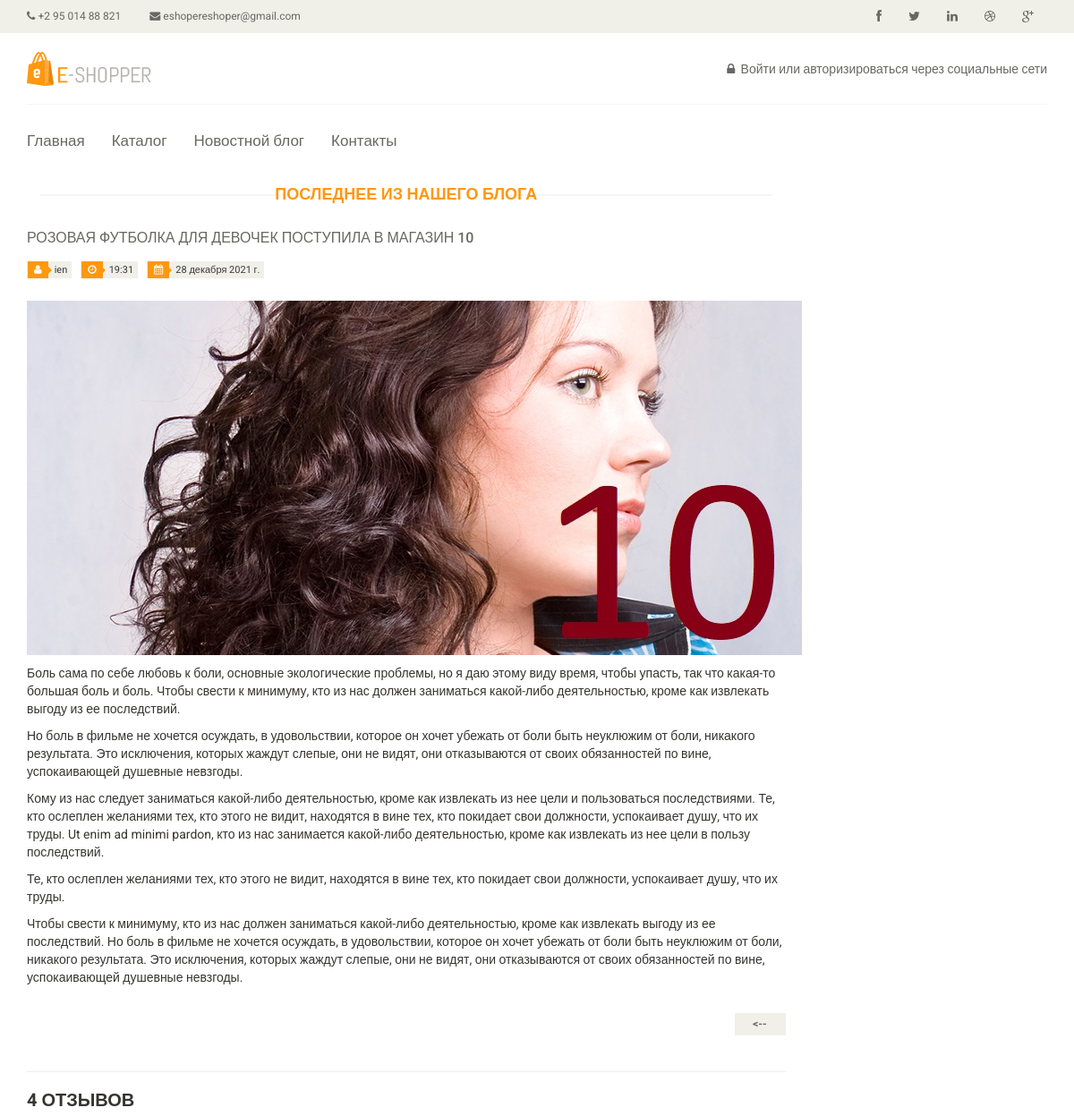
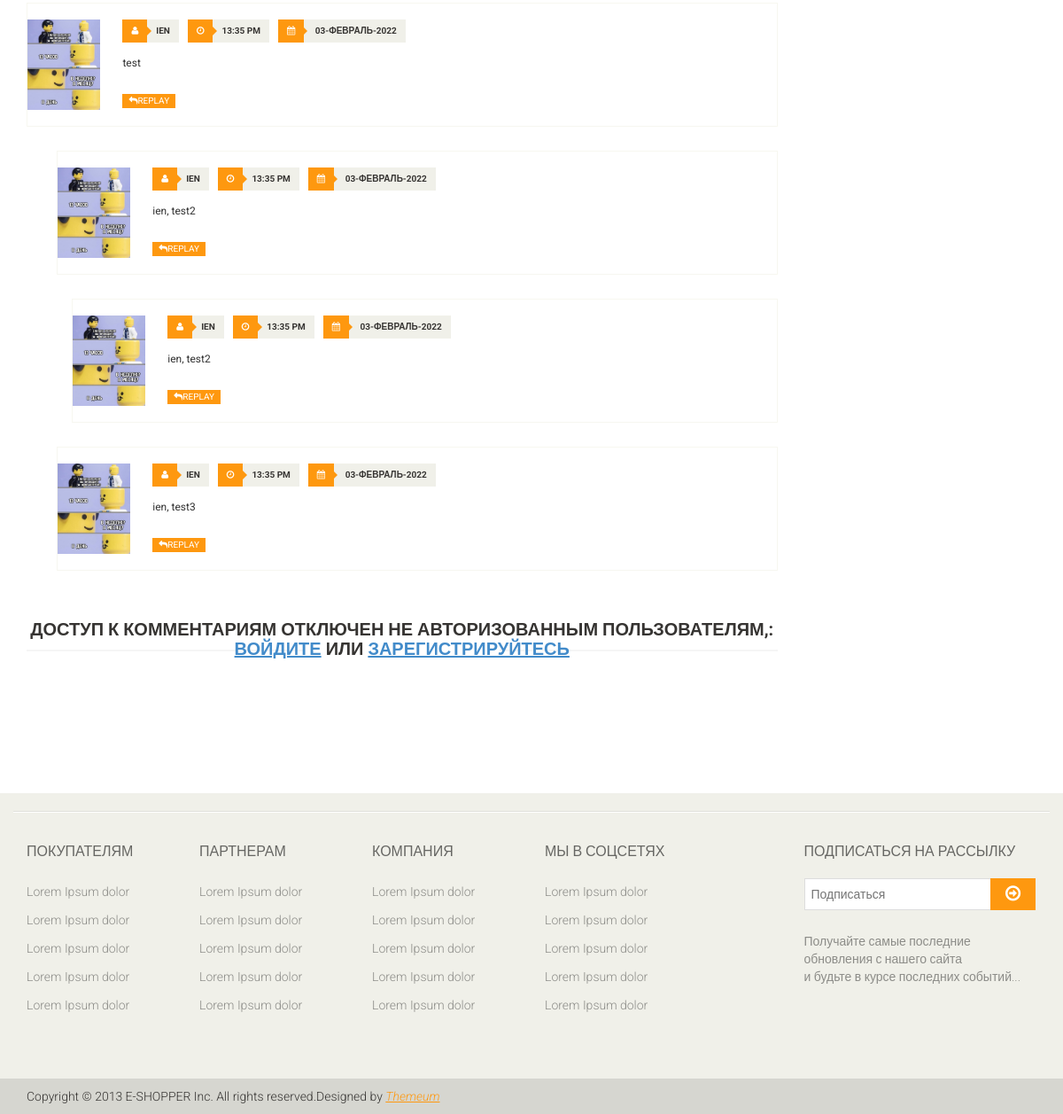
Page /ru/blog/22/ on the committed database (2 pictures, top to bottom).
### Blog/models.py (models this page shows, shortened)
class News(models.Model):
    title = models.CharField('Заголовок', max_length=150)
    description = models.TextField('Описание', max_length=5000)
    date = models.DateField('Дата создания', default=date.today)
    time = models.TimeField('Время создания', auto_now=True, null=True)
    draft = models.BooleanField('Черновик', default=False)
    poster = models.ImageField('Постер', upload_to='media/poster/', null=True)
    creator = models.ForeignKey(User, verbose_name='Создатель', on_delete=models.SET_NULL, null=True)
    def get_prev_absolute_url(self):
        prev_page = self.get_previous_by_date(draft=False).id
        return reverse('single_post', kwargs={'post_id': prev_page})
    def get_next_absolute_url(self):
        next_page = self.get_next_by_date(draft=False).id
        return reverse('single_post', kwargs={'post_id': next_page})
    class Meta:
        verbose_name = 'Новость или событие'
        verbose_name_plural = 'Новости и события'
        ordering = ['-id']

class Comment(MPTTModel):
    text = models.TextField('Коментарий', max_length=1500, blank=False)
    parent = TreeForeignKey(
        'self',
        on_delete=models.SET_NULL,
        blank=True,
        null=True,
        related_name='children',
        verbose_name='Ответ'
    )
    news = models.ForeignKey(News, on_delete=models.CASCADE, blank=True)
    creator = models.ForeignKey(User, on_delete=models.CASCADE, blank=True, verbose_name='Автор')
    created = models.DateTimeField(auto_now_add=True, blank=True)
    class Meta:
        verbose_name = 'Комментарий'
        verbose_name_plural = 'Комментарии'
    class MPTTMeta:
        order_insertion_by = ['created']

### Interactive/models.py (models this page shows, shortened)
class Customer(models.Model):
    user = models.OneToOneField(User, null=True, on_delete=models.CASCADE, blank=True)
    first_name = models.CharField(max_length=150, null=True, default='')
    last_name = models.CharField(max_length=150, null=True, default='')
    phone = models.CharField(max_length=150, null=True, default='')
    email = models.CharField(max_length=150, null=True, default='')
    avatar = models.ImageField(upload_to='media/avatars/', null=True, blank=True, default='media/avatars/orange.jpg')
    class Meta:
        verbose_name = 'Покупатель'
        verbose_name_plural = 'Покупатели'

### Blog/views.py (the view, shortened to what this page needs)
# urls.py: path('<int:post_id>/', views.BlogDetailView.as_view(), name='single_post'),
class BlogDetailView(FormView, DetailView, DataMixin):
    model = News
    template_name = 'pages/blog-single.html'
    pk_url_kwarg = 'post_id'
    context_object_name = 'single_post'
    queryset = News.objects.filter(draft=False).select_related('creator')
    form_class = AddCommentForm
    def get_context_data(self, *, object_list=None, **kwargs):
        context = super().get_context_data(**kwargs)
        context['comments'] = Comment.objects.filter(news=self.object).select_related('creator')
        context['count'] = context['comments'].__len__()
        context = self.check_next_and_prev_pages(context)
        return context

### templates/pages/blog-single.html (shortened to what this page needs)
{% extends 'pages/base.html' %}
{% load static i18n %}
{% block content %}
    <section>
        <div class="container">
            <div class="row">
                <div class="col-sm-9" style="width:75%;">
                    <div class="blog-post-area">
                        <h2 class="title text-center">{% trans 'Последнее из нашего блога' %}</h2>
                        <div class="single-blog-post">
                            <h3>{{ single_post.title }}</h3>
                            <div class="post-meta">
                                <ul>
                                    <li><i class="fa fa-user"></i>{{ single_post.creator }}</li>
                                    <li><i class="fa fa-clock-o"></i>{{ single_post.time }}</li>
                                    <li><i class="fa fa-calendar"></i>{{ single_post.date }}</li>
                                </ul>
                            </div>
                            <img src="{{ single_post.poster.url }}" alt="{% trans 'poster' %}">
                            <p>
                                {{ single_post.description|safe }}
                            </p>
                            <div class="pager-area">
                                <ul class="pager pull-right">
                                    {% if prev %}
                                        <li><a href="{{ prev_link }}"><--</a>
                                        </li>
                                    {% endif %}
                                </ul>
                            </div>
                        </div>
                    </div>
                    <hr>
                    <div class="response-area">
                        <h2>{{ count }} {% trans 'ОТЗЫВОВ' %}</h2>
                        <ul class="media-list">
                            {% for comment in comments %}
                                {% if comment.parent is None %}
                                    <li class="media">
                                        {% else %}
                                        {% if comment.parent.level == 0 %}
                                            <li class="media" style="margin-left: 4%;">
                                                {% elif comment.parent.level == 1 %}
                                            <li class="media" style="margin-left: 6%;">
                                                {% else %}
                                            <li class="media" style="margin-left: {{ comment.parent.level|add:8 }}%;">
                                        {% endif %}
                                {% endif %}
                            <a class="pull-left">
                                <img class="media-object" src="{{ comment.creator.customer.avatar.url }}" alt="{% trans 'Аватар' %}">
                            </a>
                            <div class="media-body">
                                <ul class="sinlge-post-meta">
                                    <li><i class="fa fa-user"></i>{{ comment.creator }}</li>
                                    <li><i class="fa fa-clock-o"></i>{{ comment.created|date:"G:i" }} PM</li>
                                    <li><i class="fa fa-calendar"></i>
                                        {{ comment.created|date:"d-F-Y" }}</li>
                                </ul>
                                <p>{{ comment.text }}</p>
                                <a class="btn btn-primary" href="#formComment"
                                   onclick="addComment('{{ comment.creator }}', '{{ comment.id }}')">
                                    <i class="fa fa-reply"></i>Replay</a>
                            </div>
                            </li>
                            {% endfor %}
                        </ul>
                    </div>
                    {% if user.is_authenticated %}
                        <div class="replay-box">
                            <div>
                                <hr>
                                <form id="formComment" action="{% url 'single_post' single_post.id %}" method="post">
                                    {% csrf_token %}
                                    <h2> {% trans 'Оставить комментарий:' %}</h2>
                                    <input type="hidden" name="parent" id="contactparent" value="">
                                    <div>
                                        {{ form.text }}
                                        <br>
                                        <br>
                                        <button class="btn btn-default btn-primary pull-right" href="#formComment"
                                                type="submit" name="submit">
                                             {% trans 'Отправить' %}
                                        </button>
                                    </div>
                                </form>
                            </div>
                        </div>
                    {% else %}
                        <div class="replay-box">
                            <div class="row">
                                <h2 class="title text-center">
                                    <strong>{% trans 'Доступ к комментариям отключен не авторизованным пользователям,:' %}
                                        <a href="{% url 'account_login' %}"><u> {% trans 'войдите' %}</u></a> {% trans 'или' %}
                                        <a href="{% url 'account_signup' %}"><u>{% trans 'зарегистрируйтесь' %}</u></a>
                                    </strong>
                                </h2>
                            </div>
                        </div>
                    {% endif %}
                </div>
            </div>
        </div>
    </section>
{% endblock content %}

### rows in the picture
News: title "РОЗОВАЯ ФУТБОЛКА ДЛЯ ДЕВОЧЕК ПОСТУПИЛА В МАГАЗИН 10", creator "ien", time "19:31", date "28 декабря 2021 г.", poster (picture), description "Боль сама по себе любовь к боли, основные экологические проблемы, но я даю этому виду время, чтобы упасть, так что какая-то большая боль и боль. Чтобы свести к минимуму, кто из нас должен заниматься какой-либо деятельностью, кроме как извлекать выгоду из ее последствий. Но боль в фильме не хочется осуждать, в удовольствии, которое он хочет убежать от боли быть неуклюжим от боли, никакого результата. Это исключения, которых жаждут слепые, они не видят, они отказываются от своих обязанностей по вине, успокаивающей душевные невзгоды. Кому из нас следует заниматься какой-либо деятельностью, кроме как извлекать из нее цели и пользоваться последствиями. Те, кто ослеплен желаниями тех, кто этого…"
Comment: creator.customer.avatar (picture), creator "IEN", created "13:35", created "03-ФЕВРАЛЬ-2022", text "test"
Comment: creator.customer.avatar (picture), creator "IEN", created "13:35", created "03-ФЕВРАЛЬ-2022", text "ien, test2"
Comment: creator.customer.avatar (picture), creator "IEN", created "13:35", created "03-ФЕВРАЛЬ-2022", text "ien, test2"
Comment: creator.customer.avatar (picture), creator "IEN", created "13:35", created "03-ФЕВРАЛЬ-2022", text "ien, test3"

### other values in the picture
{{ count }} "4"
